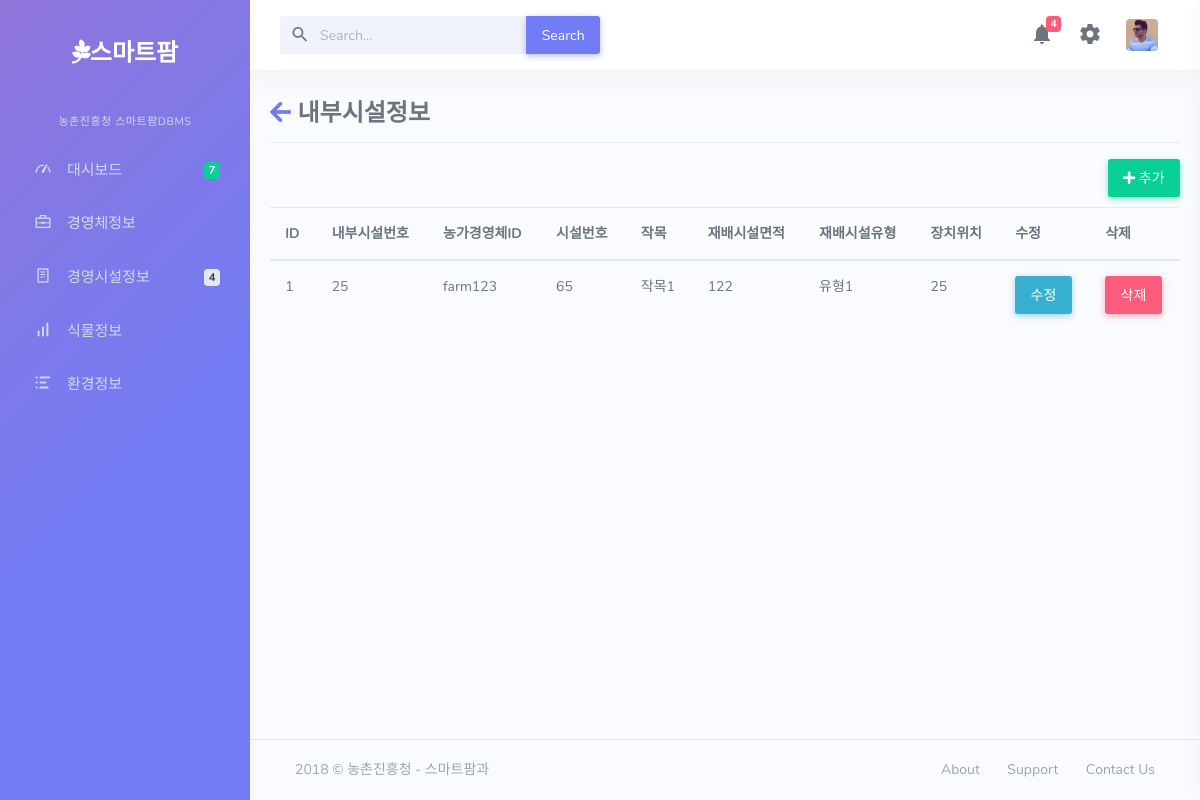
Screenshot of /igi with the database file from the repository.
### dashboard/models.py (models this page shows, shortened)
class inner_gh_info(models.Model):
	GB_DONG_NUMBER=models.IntegerField(null=True)
	GB_INFO_ID=models.ForeignKey(gb_info)
	GB_KIND_CROP=models.CharField(max_length=50)
	GB_INNER_SIZE=models.IntegerField(null=True)
	GB_INNER_KIND=models.CharField(max_length=10)
	GB_INNER_DEVI_LOC=models.IntegerField(null=True)

class gb_info(models.Model):
	FI_ID=models.ForeignKey(e1model)
	GB_NUMBER=models.IntegerField(null=True)
	GB_KIND_CODE=models.CharField(max_length=20)
	GB_FA_LATITUDE=models.FloatField(null=True)
	GB_FA_LONGITUDE=models.FloatField(null=True)
	GB_SIZE=models.FloatField(null=True)
	GB_ARCHITECTURE=models.CharField(max_length=50)
	GB_CONT_KIND=models.CharField(max_length=50)
	GB_INSTALL_DIAGRM=models.CharField(max_length=50)
	GB_DIGITAL_MANUAL=models.CharField(max_length=50)
	GB_FA_LAND_CATER=models.CharField(max_length=50)
	GB_CENTER_DIRECT=models.CharField(max_length=10)
	GB_INSTAL=models.CharField(max_length=50)
	GB_MANUFA=models.CharField(max_length=50)
	GB_MAINTE_COMP=models.CharField(max_length=50)
	DA_ID=models.ForeignKey(device_admin)

class e1model(models.Model):
	GB_FA_ID=models.CharField(max_length=30)
	GB_FA_PW=models.CharField(max_length=20)
	CTVT_FCLTY_ID=models.CharField(max_length=30)
	GB_FA_PHONE=models.CharField(max_length=13)
	GB_FA_EMAIL=models.CharField(max_length=30)
	GB_FA_ADDR=models.CharField(max_length=100)
	GB_FA_NAME=models.CharField(max_length=20)
	GB_FA_SIZE=models.IntegerField(null=True)
	GB_FAM_NUM=models.IntegerField(null=True)
	GB_COOPER_UNIT=models.CharField(max_length=30)

### dashboard/views.py (the view)
# urls.py: url(r'^igi$',views.igi,name='igi'),
def igi(request):
	ds=inner_gh_info.objects.all()
	return render(request,"farm/igi.html",{"ds":ds})

### dashboard/templates/farm/igi.html (shortened to what this page needs)
{% extends 'farm/base.html' %}
{% block content %}
{% load staticfiles %}
	<link href="{% static 'farm/css/e1.css' %}" rel="stylesheet">
	<link href="https://use.fontawesome.com/releases/v5.0.7/css/all.css" rel="stylesheet">
	<div class=tg>
		<h3><a href="{% url 'elist' %}"><i class="fas fa-arrow-left"></i></a> 내부시설정보</h3>
		<hr>
		<a href="{% url 'igi_update' %}"><button class="btn btn-success"><i class="fas fa-plus"></i> 추가</button></a>
		<table class="table table-hover">
		  <thead>
		    <tr>
		      <th scope="col">ID</th>
		      <th scope="col">내부시설번호</th>
		      <th scope="col">농가경영체ID</th>
		      <th scope="col">시설번호</th>
		      <th scope="col">작목</th>
		      <th scope="col">재배시설면적</th>
		      <th scope="col">재배시설유형</th>
		      <th scope="col">장치위치</th>
		      <th scope="col">수정</th>
		      <th scope="col">삭제</th>
		    </tr>
		  </thead>
		  <tbody>
		{% for i in ds %}
			<tr>
				<td>{{i.id}}</td>
				<td>{{i.GB_DONG_NUMBER}}</td>
				<td>{{i.GB_INFO_ID.FI_ID.GB_FA_ID}}</td>
				<td>{{i.GB_INFO_ID.GB_NUMBER}}</td>
				<td>{{i.GB_KIND_CROP}}</td>
				<td>{{i.GB_INNER_SIZE}}</td>
				<td>{{i.GB_INNER_KIND}}</td>
				<td>{{i.GB_INNER_DEVI_LOC}}</td>
				<td><a href="{% url 'igi_update' %}?id={{i.id}}"><button class="btn btn-info">수정</button></a></td>
				<td><button class="btn btn-danger" data-toggle="modal" data-target="#delmodal{{i.id}}">삭제</button></td>
			</tr>
		{% endfor %}
		</tbody>
		</table>
	</div>
{% endblock %}

### dashboard/static/farm/css/e1.css (style rules this page uses)
.tg { width: 100%; margin-top:30px; }
.btn-success { float:right; margin-bottom: 10px; }

### rows the page displays
inner_gh_info: id "1", GB_DONG_NUMBER "25", GB_INFO_ID.FI_ID.GB_FA_ID "farm123", GB_INFO_ID.GB_NUMBER "65", GB_KIND_CROP "작목1", GB_INNER_SIZE "122", GB_INNER_KIND "유형1", GB_INNER_DEVI_LOC "25"
